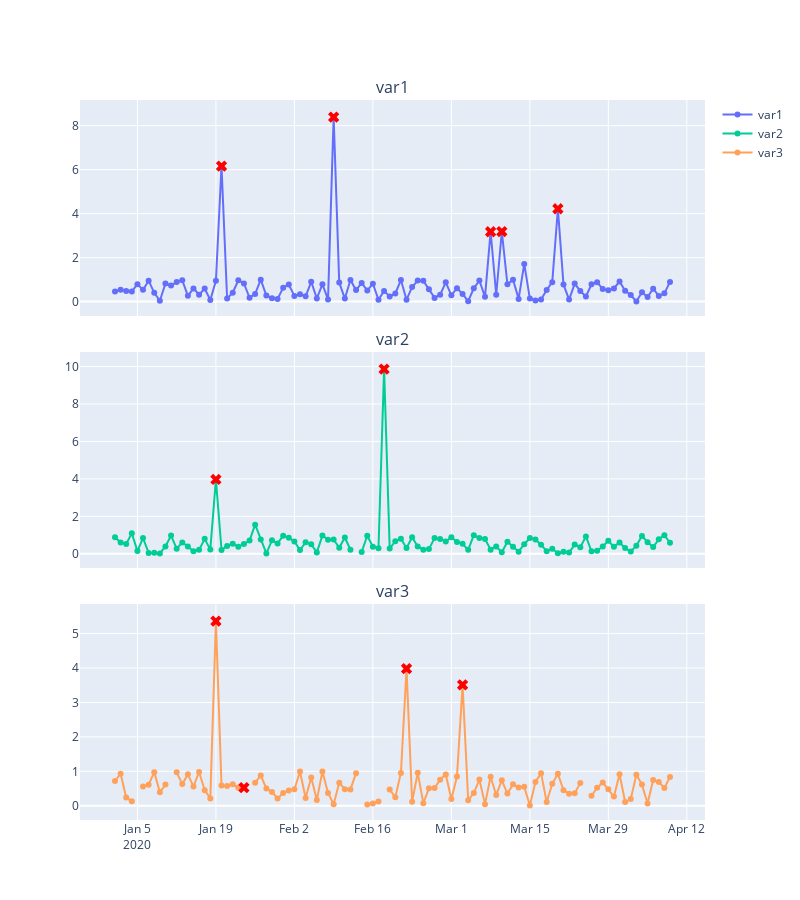

This figure's notebook cell:
### Code cell
# plot final data with anomalies
plot_df(df_final)
